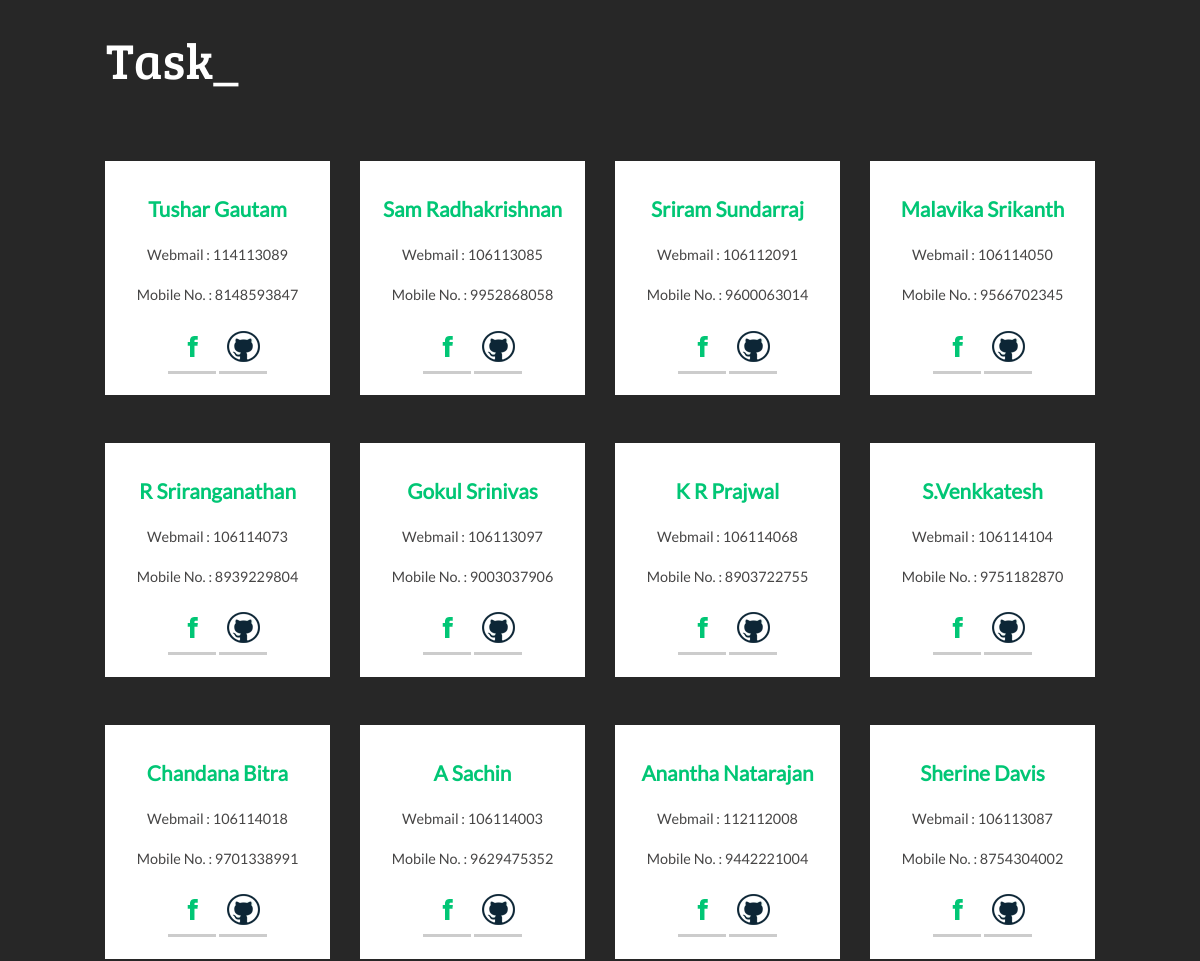
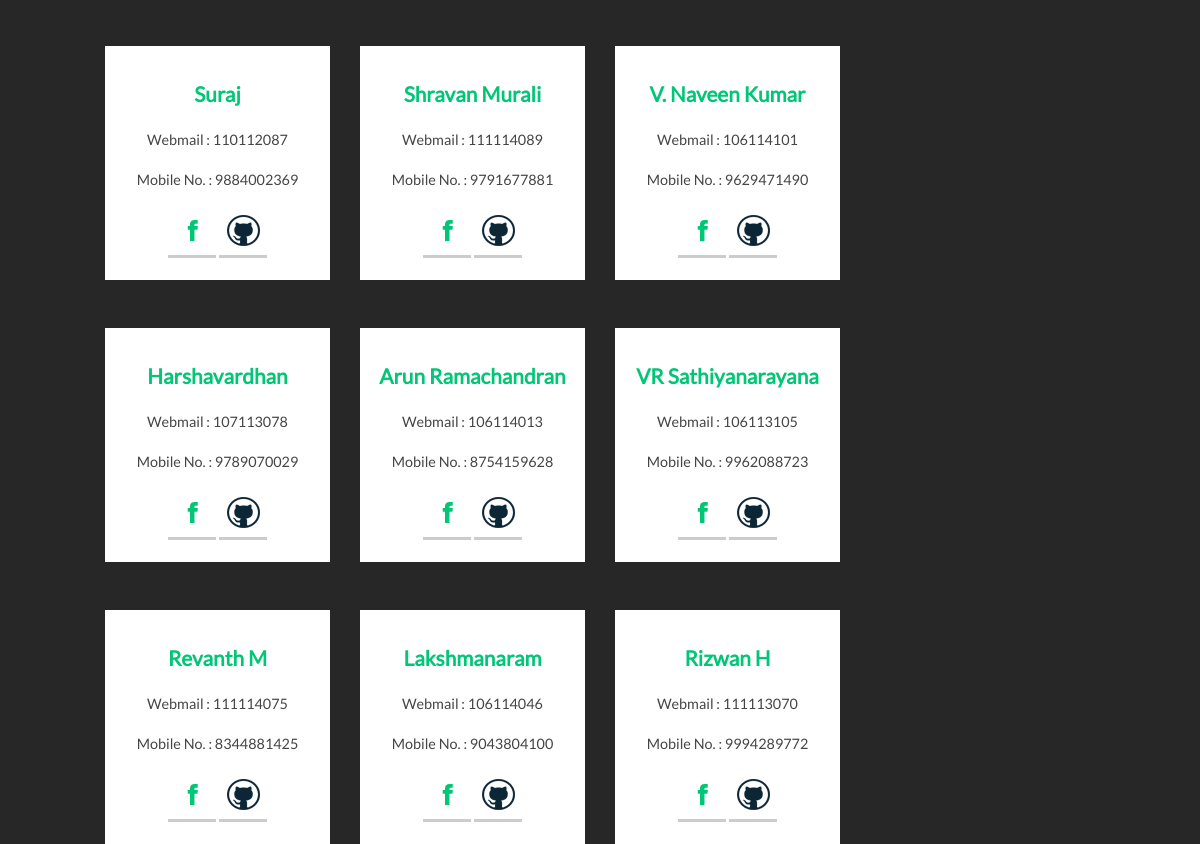
The page / on the database its author committed (2 pictures, top to bottom).
### tables this page shows
CREATE TABLE IF NOT EXISTS `users_` (
`id` int(5) NOT NULL,
  `webmail` varchar(50) NOT NULL,
  `password` varchar(500) NOT NULL,
  `name` varchar(50) NOT NULL,
  `year` int(1) NOT NULL,
  `dept` varchar(5) NOT NULL,
  `mobile` varchar(15) NOT NULL,
  `github` varchar(200) NOT NULL,
  `facebook` varchar(200) NOT NULL,
  `fb_id` varchar(100) NOT NULL
);

### function.php (the view, shortened to what this page needs)
<?php
class task_site
{
	function connection()
	{
		include('constants.php');
		try {
    	$dbh = new PDO('mysql:host=localhost;dbname='.$db_name, $username, $password);
		} catch (PDOException $e) {
    	print "Error!: " . $e->getMessage() . "<br/>";
    	die();
		}
		return $dbh;
	}
	function list_users()
	{
		$dbh=$this->connection();
		$stmt=$dbh->prepare("SELECT * FROM users_");
		$stmt->execute();
		$results=$stmt->fetchAll();
		$rows=$stmt->rowCount();
		$n=ceil($rows/4);
		$l=0;
		$over=0;
		for($i=0;$i<4;$i++)
		{
			echo "<div class='col-md-3 header-left'>";
			for($j=0;$j<$n;$j++)
			{
				if($l<$rows)
				{
					$result=$results[$l];
					echo "	<a style='text-decoration:none' href='profile.php?id=".$result['id']."'>
			   			<div class='socialspan_3'>
							    <img class='img-responsive' src='https://graph.facebook.com/".$result['fb_id']."/picture?type=large' alt=''>
								<h3>".$result['name']."</h3>
								<input name='id' value='".$result['webmail']."' hidden/>
								<p>Webmail : ".$result['webmail']."</p>
								<p>Mobile No. : ".$result['mobile']."</p>
								<div class='soci'>
									<li><a href='https://www.facebook.com/".$result['facebook']."'><i class='fb-1'></i></a></li>
									<li><a href='https://github.com/".$result['github']."'><i class='twt-1'></i></a></li>
								</div>
						</div>
						</a>";
					$l++;
			   	}
			   	else
			   	{
			   		$over=1;
			   	}
			}
			echo "</div>";
			if($over==1)
				break;
		}
	}
}
?>

### index.php (shortened to what this page needs)
<html>
<link href="css/bootstrap.css" rel="stylesheet" type="text/css" media="all">
<link href="css/style.css" rel="stylesheet" type="text/css" media="all"/>
<link rel="stylesheet" href="css/flexslider.css" type="text/css" media="screen" />
		<link href="css/form.css" rel="stylesheet" type="text/css" media="all" />
<head>
</head>
<body>
    <div class="header">
		   <div class="logo">
				<h1><a href="#">Task_</a></h1>
		   </div>
		   <div class="header-main">
		   		<?php
		   			include('function.php');
		   			$object=new task_site();
		   			$object->list_users();
		   		?>
	</div>
</body>
</html>

### css/style.css (style rules this page uses)
h4, h5, h6, h1, h2, h3 { margin-top: 0; }
p { margin: 0; }
html, body { font-family: Lato-Regular; font-size: 100%; background:#272727; }
a { text-decoration: none; }
.header { width: 85%; margin: 0em auto 0em; padding: 2em 0em; }
.logo { padding: 0em 0em 1em 1em; }
.logo h1 a { color: #fff; font-size: 1.4em; text-decoration:none; font-family:BreeSerif-Regular; }
.socialspan_3 { background-color: #fff; padding: 1em; text-align: center; margin: 3em 2em 0 0em; }
.socialspan_3 h3 { font-size: 1.3em; font-weight: 700; margin: 1em 0; color:#01c675; }
.socialspan_3 p { font-size: 0.9em; color: #464545; line-height: 1.8em; margin: 1em 0; font-weight: 400; }
i.fb-1 { width: 48px; height: 51px; background: url(../images/social.png)no-repeat -63px -9px; float: left; vertical-align: middle; }
.soci li { display: inline-block; }
i.twt-1 { width: 48px; height: 51px; background: url(../images/social.png)no-repeat -189px -9px; float: left; vertical-align: middle; }
@media (max-width:1440px) { .socialspan_3 { margin: 3em 1em 0 0em; } }
@media (max-width:1366px) { i.fb-1 { margin-right: 0em; } }
@media (max-width:1366px) { i.twt-1 { margin-right: 0em; } }
@media (max-width:1280px) { .socialspan_3 { margin: 3em 0em 0 0em; } }

### rows shown on the page
users_: name "Tushar Gautam", webmail "114113089", mobile "8148593847"
users_: name "R Sriranganathan", webmail "106114073", mobile "8939229804"
users_: name "Chandana Bitra", webmail "106114018", mobile "9701338991"
users_: name "Suraj", webmail "110112087", mobile "9884002369"
users_: name "Harshavardhan", webmail "107113078", mobile "9789070029"
users_: name "Revanth M", webmail "111114075", mobile "8344881425"
users_: name "Sam Radhakrishnan", webmail "106113085", mobile "9952868058"
users_: name "Gokul Srinivas", webmail "106113097", mobile "9003037906"
users_: name "A Sachin", webmail "106114003", mobile "9629475352"
users_: name "Shravan Murali", webmail "111114089", mobile "9791677881"
users_: name "Arun Ramachandran", webmail "106114013", mobile "8754159628"
users_: name "Lakshmanaram", webmail "106114046", mobile "9043804100"
users_: name "Sriram Sundarraj", webmail "106112091", mobile "9600063014"
users_: name "K R Prajwal", webmail "106114068", mobile "8903722755"
users_: name "Anantha Natarajan", webmail "112112008", mobile "9442221004"
users_: name "V. Naveen Kumar", webmail "106114101", mobile "9629471490"
users_: name "VR Sathiyanarayana", webmail "106113105", mobile "9962088723"
users_: name "Rizwan H", webmail "111113070", mobile "9994289772"
users_: name "Malavika Srikanth", webmail "106114050", mobile "9566702345"
users_: name "S.Venkkatesh", webmail "106114104", mobile "9751182870"
users_: name "Sherine Davis", webmail "106113087", mobile "8754304002"
